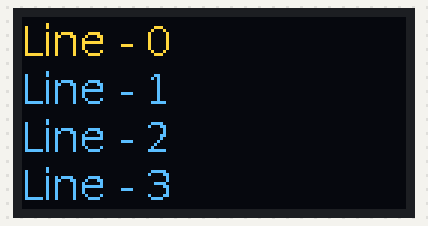
A program run on a simulated Raspberry Pi (BCM pin numbers). On the bench: 128×64 one-colour display. The OLED is the two-colour kind (top 16 rows yellow). At 3.1 s the program stops and its outputs stay as they are.

Above: at 0.2 s.

Measured:
- what the display in image 0 shows lasts 3.0 s, from 0.1 s to 3.1 s

The program:

oled.py
```python
import time
from PIL import Image, ImageDraw, ImageFont
import adafruit_ssd1306
import board
import digitalio

# OLED設定
DISP_WIDTH = 128
DISP_HEIGHT = 64
DEVICE_ADDR = 0x3C

# フォントファイル
PATH_FONT = "/usr/share/fonts/truetype/dejavu/DejaVuSans.ttf"


def main():
    # 初期化

    RESET_PIN = digitalio.DigitalInOut(board.D4)
    i2c = board.I2C()
    oled = adafruit_ssd1306.SSD1306_I2C(
        DISP_WIDTH, DISP_HEIGHT, i2c, addr=DEVICE_ADDR, reset=RESET_PIN)
    font14 = ImageFont.truetype(PATH_FONT, 14)

    # 表示クリア
    oled.fill(0)
    oled.show()

    # モノクロイメージの作成
    image = Image.new("1", (DISP_WIDTH, DISP_HEIGHT))
    draw = ImageDraw.Draw(image)

    # 1行目に"Line - 0"
    # 2行目に"Line - 1"
    # 3行目に"Lien - 2"
    # 4行目に"Lien - 3"
    for line_no in range(4):
        line = "Line - " + str(line_no)
        draw.text((0, line_no*16), line, font=font14, fill=255)

    # 描画
    oled.image(image)
    oled.show()

    # 3秒待ち
    time.sleep(3)

    # 表示クリア
    oled.fill(0)
    oled.show()


if __name__ == "__main__":
    main()
```
